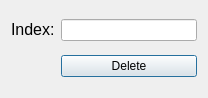
<?xml version="1.0" encoding="UTF-8"?>
<ui version="4.0">
 <class>DeleteRecordDialog</class>
 <widget class="QDialog" name="DeleteRecordDialog">
  <property name="geometry">
   <rect>
    <x>0</x>
    <y>0</y>
    <width>208</width>
    <height>98</height>
   </rect>
  </property>
  <property name="windowTitle">
   <string>Delete Record</string>
  </property>
  <layout class="QGridLayout" name="gridLayout">
   <item row="0" column="1">
    <widget class="QLineEdit" name="line_edit_index"/>
   </item>
   <item row="0" column="0">
    <widget class="QLabel" name="lbl_index">
     <property name="text">
      <string>&lt;html&gt;&lt;head/&gt;&lt;body&gt;&lt;p&gt;&lt;span style=&quot; font-size:12pt;&quot;&gt;Index:&lt;/span&gt;&lt;/p&gt;&lt;/body&gt;&lt;/html&gt;</string>
     </property>
    </widget>
   </item>
   <item row="2" column="1">
    <widget class="QPushButton" name="btn_delete">
     <property name="text">
      <string>Delete</string>
     </property>
     <property name="icon">
      <iconset resource="../icons/icons.qrc">
       <normaloff>:/Delete_record.png</normaloff>:/Delete_record.png</iconset>
     </property>
    </widget>
   </item>
  </layout>
 </widget>
 <resources>
  <include location="../icons/icons.qrc"/>
 </resources>
 <connections/>
</ui>
